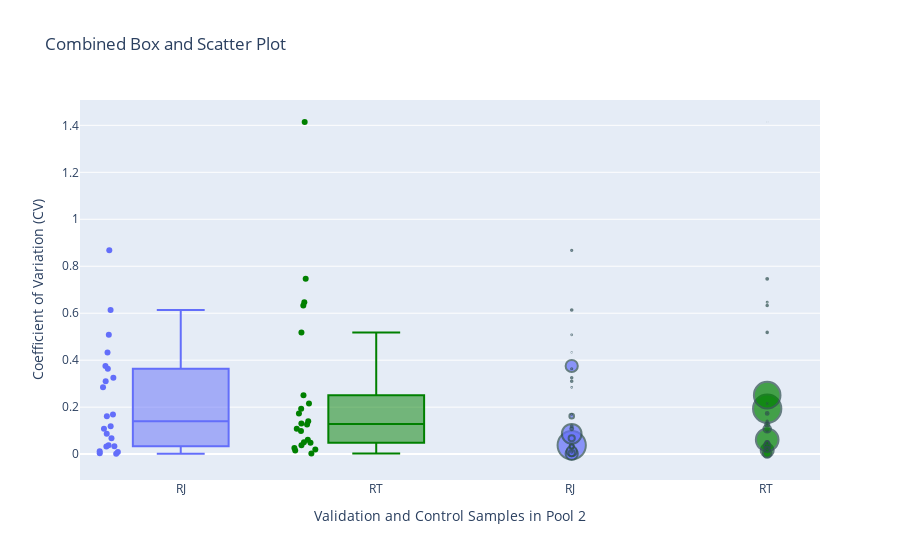

Source (notebook cell):
### Code cell
import plotly.graph_objects as go


fig_combined = go.Figure()

for trace in fig_box_rj.data:
    modified_trace = trace
    modified_trace.x = ['RJ'] * len(trace.y) 
    fig_combined.add_trace(modified_trace)


for trace in fig_box_rt.data:
    modified_trace = trace
    modified_trace.x = ['RT'] * len(trace.y)  
    modified_trace.marker.color = 'green'  
    modified_trace.line.color = 'green' 
    fig_combined.add_trace(modified_trace)

for trace in fig_scatter_rj.data:
    modified_trace = trace
    modified_trace.x = ['RJ '] * len(trace.y)  
    fig_combined.add_trace(modified_trace)

for trace in fig_scatter_rt.data:
    modified_trace = trace
    modified_trace.x = ['RT '] * len(trace.y) 
    modified_trace.marker.color = 'green'  
    fig_combined.add_trace(modified_trace)


fig_combined.update_layout(
    title='Combined Box and Scatter Plot',
    xaxis_title='Validation and Control Samples in Pool 2',
    yaxis_title='Coefficient of Variation (CV)',
    showlegend=True  
)

fig_combined.show()

### Figure 1 — Plotly figure (JSON) as saved in the notebook; plotly's stock layout.template omitted (floating-point values rounded to 4 significant figures)
{"data": [{"alignmentgroup": "True", "boxpoints": "all", "hovertemplate": "CV=%{y}<extra></extra>", "legendgroup": "", "marker": {"color": "#636efa"}, "name": "", "notched": false, "offsetgroup": "", "orientation": "v", "showlegend": false, "type": "box", "x": ["RJ", "RJ", "RJ", "RJ", "RJ", "RJ", "RJ", "RJ", "RJ", "RJ", "RJ", "RJ", "RJ", "RJ", "RJ", "RJ", "RJ", "RJ", "RJ", "RJ", "RJ", "RJ"], "x0": " ", "xaxis": "x", "y": [0.03802, 0.08659, 0.3753, 0.001399, 0.01221, 0.06754, 0.00408, 0.0334, 0.03204, 0.1616, 0.1076, 0.1184, 0.3253, 0.6137, 0.3103, 0.3634, 0.8677, 0.008846, 0.5078, 0.4327, 0.2843, 0.1692], "y0": " ", "yaxis": "y"}, {"alignmentgroup": "True", "boxpoints": "all", "hovertemplate": "CV=%{y}<extra></extra>", "legendgroup": "", "line": {"color": "green"}, "marker": {"color": "green"}, "name": "", "notched": false, "offsetgroup": "", "orientation": "v", "showlegend": false, "type": "box", "x": ["RT", "RT", "RT", "RT", "RT", "RT", "RT", "RT", "RT", "RT", "RT", "RT", "RT", "RT", "RT", "RT", "RT", "RT", "RT", "RT", "RT", "RT"], "x0": " ", "xaxis": "x", "y": [0.01591, 0.1935, 0.2511, 0.06119, 0.05091, 0.002205, 0.1078, 0.03806, 0.02002, 0.1258, 0.04816, 0.02557, 0.1734, 0.7463, 0.6326, 0.5183, 0.1303, 0.1399, 0.647, 0.09826, 0.2154, 1.414], "y0": " ", "yaxis": "y"}, {"hovertemplate": "<b>%{hovertext}</b><br><br>test=%{x}<br>CV=%{y}<br>cluster_size=%{marker.size}<extra></extra>", "hovertext": [0, 1, 2, 3, 4, 5, 6, 7, 8, 9, 10, 11, 12, 13, 14, 15, 16, 17, 18, 19, 20, 21], "legendgroup": "", "marker": {"color": "#636efa", "line": {"color": "DarkSlateGrey", "width": 2}, "size": [150506, 72934, 27941, 28403, 19515, 7284, 6981, 3014, 3286, 4011, 1630, 684, 429, 491, 486, 266, 306, 281, 109, 18, 62, 107], "sizemode": "area", "sizeref": 376.3, "symbol": "circle"}, "mode": "markers", "name": "", "orientation": "v", "showlegend": false, "type": "scatter", "x": ["RJ ", "RJ ", "RJ ", "RJ ", "RJ ", "RJ ", "RJ ", "RJ ", "RJ ", "RJ ", "RJ ", "RJ ", "RJ ", "RJ ", "RJ ", "RJ ", "RJ ", "RJ ", "RJ ", "RJ ", "RJ ", "RJ "], "xaxis": "x", "y": [0.03802, 0.08659, 0.3753, 0.001399, 0.01221, 0.06754, 0.00408, 0.0334, 0.03204, 0.1616, 0.1076, 0.1184, 0.3253, 0.6137, 0.3103, 0.3634, 0.8677, 0.008846, 0.5078, 0.4327, 0.2843, 0.1692], "yaxis": "y"}, {"hovertemplate": "<b>%{hovertext}</b><br><br>test=%{x}<br>CV=%{y}<br>cluster_size=%{marker.size}<extra></extra>", "hovertext": [0, 1, 2, 3, 4, 5, 6, 7, 8, 9, 10, 11, 12, 13, 14, 15, 16, 17, 18, 19, 20, 21], "legendgroup": "", "marker": {"color": "green", "line": {"color": "DarkSlateGrey", "width": 2}, "size": [18092, 85252, 75301, 54736, 490, 7433, 5996, 4538, 3140, 1753, 1596, 894, 837, 365, 266, 259, 185, 210, 94, 116, 69, 1], "sizemode": "area", "sizeref": 213.1, "symbol": "circle"}, "mode": "markers", "name": "", "orientation": "v", "showlegend": false, "type": "scatter", "x": ["RT ", "RT ", "RT ", "RT ", "RT ", "RT ", "RT ", "RT ", "RT ", "RT ", "RT ", "RT ", "RT ", "RT ", "RT ", "RT ", "RT ", "RT ", "RT ", "RT ", "RT ", "RT "], "xaxis": "x", "y": [0.01591, 0.1935, 0.2511, 0.06119, 0.05091, 0.002205, 0.1078, 0.03806, 0.02002, 0.1258, 0.04816, 0.02557, 0.1734, 0.7463, 0.6326, 0.5183, 0.1303, 0.1399, 0.647, 0.09826, 0.2154, 1.414], "yaxis": "y"}], "layout": {"showlegend": true, "title": {"text": "Combined Box and Scatter Plot"}, "xaxis": {"title": {"text": "Validation and Control Samples in Pool 2"}}, "yaxis": {"title": {"text": "Coefficient of Variation (CV)"}}}}
